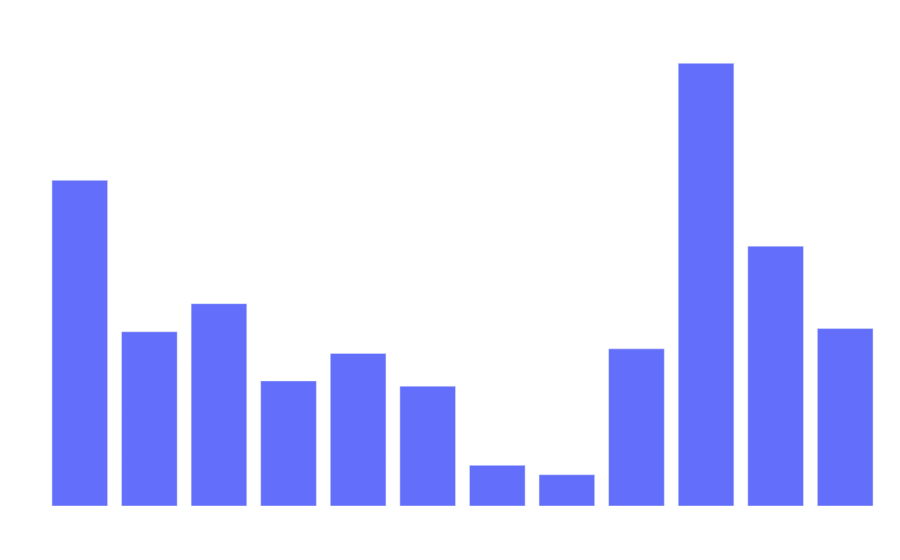

Notebook cell for this chart:
### Code cell
print("Natural Order")
print(month_rain_list)
print("------------------------------------------------")
print("Descending order of prep")
month_rain_list_order = month_rain_list.sort_values(by="prep", ascending=False)
print(month_rain_list_order)

fig = px.bar(month_rain_list, x="month_name", y="prep", 
                        title=f"         Average precipitation per month ")
fig.update_layout(
        plot_bgcolor='rgba(0, 0, 0, 0)',
        paper_bgcolor='rgba(0, 0, 0, 0)',
        font=dict(color='white'),
        title_font=dict(color='white'),
        legend=dict(font=dict(color='white')),
        xaxis=dict(title='month', color='white'),
        yaxis=dict(title='precipitation (L/m2)', color='white', gridcolor='rgba(255, 255, 255, 0.4)'),
        autosize=True,
        margin=dict(l=20, r=20, t=40, b=40)
    )
fig.show()

### Figure 1 — Plotly figure (JSON) as saved in the notebook; plotly's stock layout.template omitted (floating-point values rounded to 4 significant figures)
{"data": [{"hovertemplate": "month_name=%{x}<br>prep=%{y}<extra></extra>", "legendgroup": "", "marker": {"color": "#636efa", "pattern": {"shape": ""}}, "name": "", "orientation": "v", "showlegend": false, "textposition": "auto", "type": "bar", "x": ["january", "february", "march", "april", "may", "june", "july", "august", "september", "october", "november", "december"], "xaxis": "x", "y": [6.958, 3.723, 4.323, 2.672, 3.261, 2.561, 0.8685, 0.6688, 3.358, 9.458, 5.551, 3.791], "yaxis": "y"}], "layout": {"autosize": true, "barmode": "relative", "font": {"color": "white"}, "legend": {"font": {"color": "white"}, "tracegroupgap": 0}, "margin": {"b": 40, "l": 20, "r": 20, "t": 40}, "paper_bgcolor": "rgba(0, 0, 0, 0)", "plot_bgcolor": "rgba(0, 0, 0, 0)", "title": {"font": {"color": "white"}, "text": "         Average precipitation per month "}, "xaxis": {"anchor": "y", "color": "white", "domain": [0, 1], "title": {"text": "month"}}, "yaxis": {"anchor": "x", "color": "white", "domain": [0, 1], "gridcolor": "rgba(255, 255, 255, 0.4)", "title": {"text": "precipitation (L/m2)"}}}}
